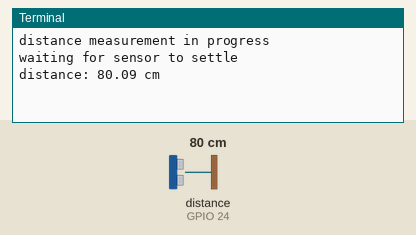
Recording of a program running on a simulated Raspberry Pi (BCM pin numbers). On the bench: the last lines printed to the terminal. The inputs (shaded band) are chosen by the test bench; at power-on: distance to the obstacle (sensor on GPIO 24) 80 cm. The echo pulse lasts 58.3 µs per cm; the clock reads 2024-03-15 10:24:30 at power-on unless the program sets it.

Above: at 1.2 s.
1.3 s: distance to the obstacle (sensor on GPIO 24) set to 2 cm
At 2.36 s:
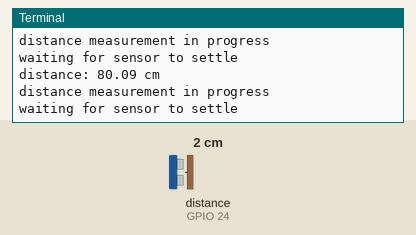
4.3 s: distance to the obstacle (sensor on GPIO 24) set to 4 cm
At 5.5 s:
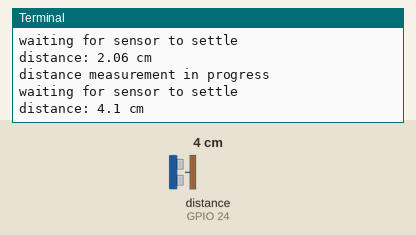
Timing chart, 0 to 7.3 s (numbered marks = the images above; inputs shaded):
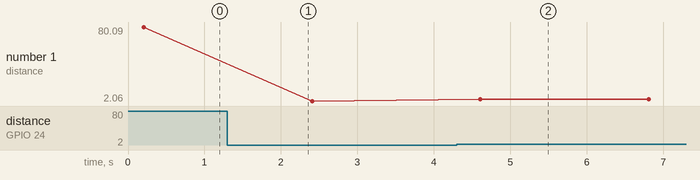

Measured:
- after the input at 4.3 s, the terminal: prints a new line after 0.31 s (image 2)
- plotted number 1: 80.09 → 2.06 after the input at 1.3 s, 2.06 → 4.1 after the input at 4.3 s

The program:

testdistancesensor.py
```python
#save this progam as testdistancesensor.py

#Library
import RPi.GPIO as GPIO
import time

#Set up Components - Follow Handout 1/1a
TRIG=23
ECHO=24
GPIO.setmode(GPIO.BCM)  #we are using the Broadcom pin system GPIO

#Program Logic
while True:
    print("distance measurement in progress")
    GPIO.setup(TRIG,GPIO.OUT)
    GPIO.setup(ECHO,GPIO.IN)
    GPIO.output(TRIG,False)
    print("waiting for sensor to settle")
    time.sleep(0.2)
    GPIO.output(TRIG,True) #Trigger Pin sends out pulse
    time.sleep(0.00001)
    GPIO.output(TRIG,False) #Trigger pin resets itself

    #When the trigger pin sends out a pulse, the echo pin becomes high
    #this will give us the pulse_start time
    while GPIO.input(ECHO)==0:
        pulse_start=time.time()
    #we get the time as soon as the ECHO pin == 1, which is when the trigger pin sends out the pulse


   #the Echo pin remains high until the pusle echo is received back
    #by the receiver.  At this point, the echo pin will drop to low - pulse_end time
    while GPIO.input(ECHO)==1:
        pulse_end=time.time()
    #we get the time as soon as the ECHO pin == 0, when the signal comes back
    pulse_duration=pulse_end-pulse_start

    #Maths   Distance = Speed * Time
    #Speed is the speed of sound which is 343 meters per second, or 34300 cm/second
    #Distance = distance from sensor to object and back. Hence need to divide by 2
    distance=pulse_duration*34300
    distance=distance / 2
    distance=round(distance,2)  #rounding distance to 2 decimal place in Python
    print("distance:",distance,"cm")
    time.sleep(2)
```
